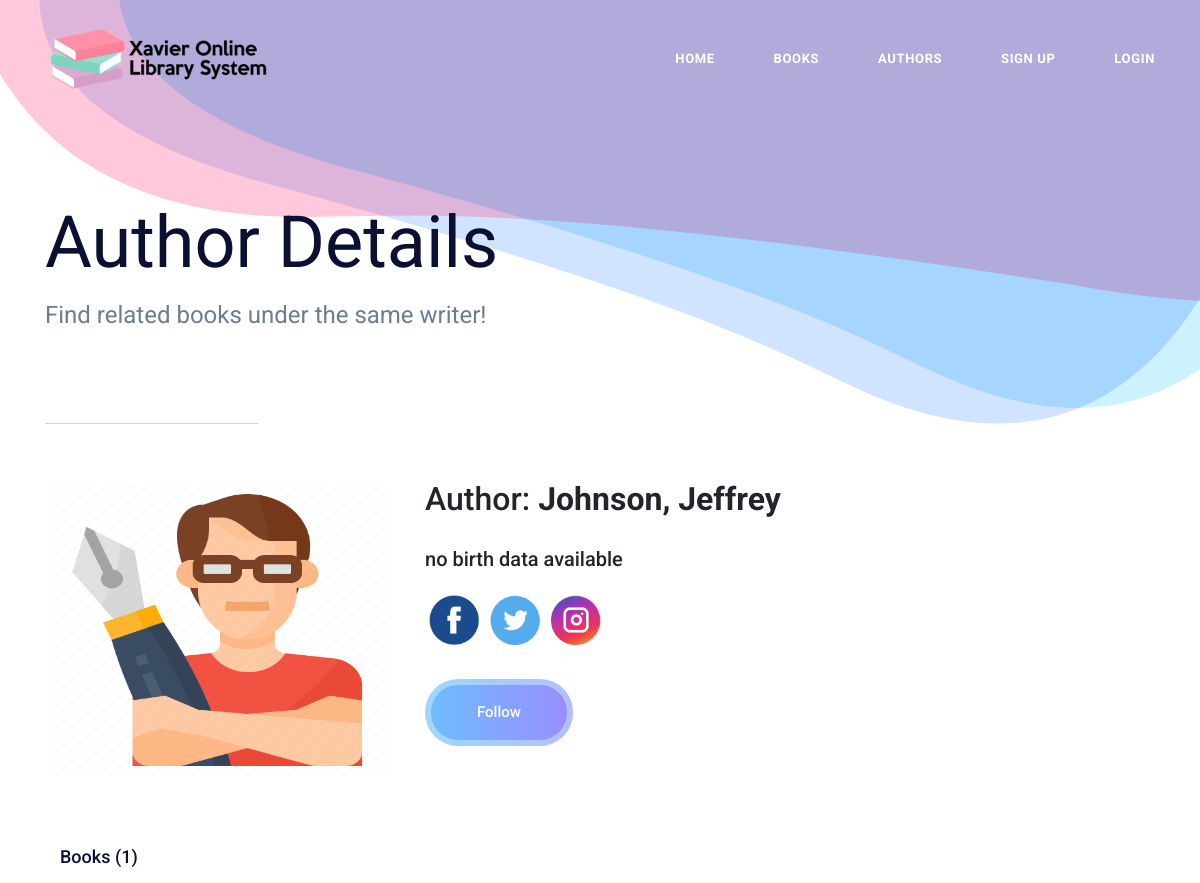
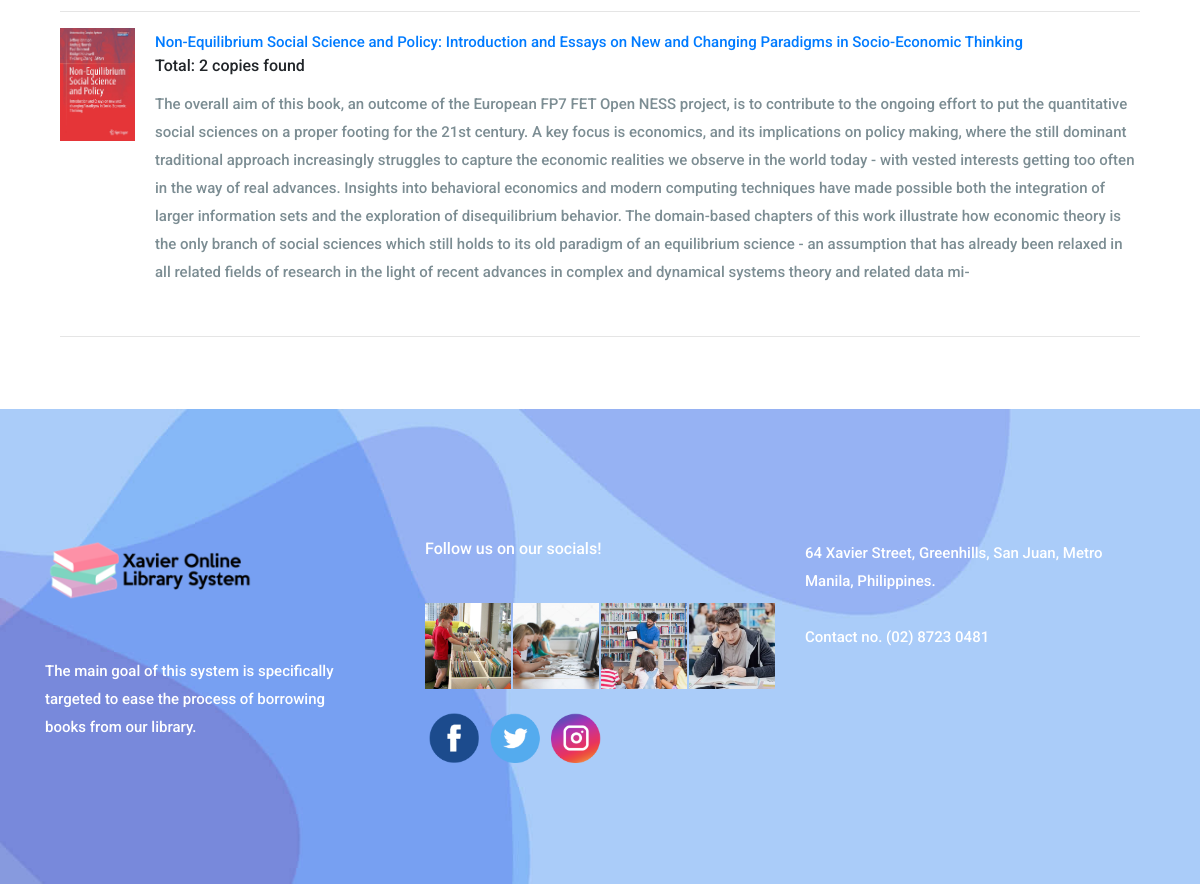
The app's page /catalog/author/1 with its own data (2 pictures, top to bottom).
### catalog/models.py (models this page shows, shortened)
class Author(models.Model):
	first_name = models.CharField(max_length=100)
	last_name = models.CharField(max_length=100)
	date_of_birth = models.DateField(null=True, blank=True)
	date_of_death = models.DateField('Died', null=True, blank=True)
	class Meta:
		ordering = ['last_name', 'first_name']

class Book(models.Model):
	title = models.CharField(max_length=200, help_text='Enter the title of the book')
	author = models.ManyToManyField('Author', help_text='Enter the author/s of the book')
	publisher = models.CharField(max_length=200, help_text='Enter the publisher of the book')
	year = models.PositiveSmallIntegerField(
		default=datetime.datetime.now().year,
		help_text='Enter the publication year',
		validators=[
            MaxValueValidator(9999),		# max year is 9999
            MinValueValidator(1400)			# min year is 1400 (oldest mechanically published book is around 1450s)
        ]
	)
	isbn = models.CharField('ISBN', max_length=13, help_text='13 Character ISBN number')
	call_number = models.PositiveSmallIntegerField(
		default='000',
		help_text='Call Number of the book',
		validators=[
            MaxValueValidator(999),			# max call number is 999, from Dewey Decimal System
            MinValueValidator(000)			# min call number is 000, from Dewey Decimal System
        ]
	)
	summary = models.TextField(max_length=1000, help_text='Enter a brief description of the book')
	book_cover = models.ImageField(default='bookcovers/no-cover.jpg', upload_to='bookcovers', height_field=None, width_field=None, max_length=100)
	class Meta:
		ordering = ['title']
	def display_authors(self):
		"""Create a string for the Authors. This is required to display authors in Admin."""
		return ', '.join(author.last_name + ", " + author.first_name for author in self.author.all())
	display_authors.short_description = 'Author/s'
	def get_absolute_url(self):
		return reverse('book-detail', args=[str(self.id)])

### catalog/views.py (the view)
# urls.py: path('author/<int:pk>', views.AuthorDetailView.as_view(), name='author-detail'), # author details page
class AuthorDetailView(generic.DetailView):
	model = Author

### catalog/templates/catalog/author_detail.html (shortened to what this page needs)
{% extends "base_generic.html" %}
{% load static %}
{% block content %}
        <section class="banner_area">
            <div class="container">
                <div class="banner_inner_text">
                    <h2>Author Details</h2>
                    <p>Find related books under the same writer!</p>
                </div>
            </div>
        </section>
		<br><br>
		<div class="container">
				<div class="row">
					<div class="col-md-4 d-inline-flex author-container">
						<img src = "{% static 'img/no-author-pic.png'%}">
					</div>
					<div class="col-md-7">
						<h2>Author: <b>{{ author.last_name }}, {{ author.first_name }}</b></h2><br>
						<h5>
								{% if author.date_of_birth and author.date_of_death %}
									{{author.date_of_birth}} - {{author.date_of_death}}
								{% elif not author.date_of_birth and author.date_of_death %}
									unknown - {{author.date_of_death}}
								{% elif author.date_of_birth and not author.date_of_death %}
									{{author.date_of_birth}} - present
								{% else %}
									no birth data available
								{% endif %}
						</h5>
						<div class="d-inline-flex">
								<div class="round-icons"><img src="{% static 'img/icon/fb-icon.png' %}" /></div>
								<div class="round-icons"><img src="{% static 'img/icon/twitter-icon.png' %}" /></div>
								<div class="round-icons"><img src="{% static 'img/icon/instagram-icon.png' %}" /></div>
						</div><br><br>
						<a class="more_btn" href="#">Follow</a>
					</div>
				</div>
		</div><br><br>
		<section class="blog_main_area">
			<div class="container">
				<div class="col-lg-12">
				<div class="single_blog_inner">
					<div class="blog_comment">
					<h3>Books ({{ author.book_set.all|length }})</h3><hr>
					{% if author.book_set.all %}
					{% for copy in author.book_set.all %}
					<div class="media">
					<div class='author-book-pic-container'>
						<img src="{{ copy.book_cover.url }}">
					</div>
					<div class="media-body">
						<a href="{{ copy.get_absolute_url }}">{{ copy.title }}</a>
						<h6>Total: {{ copy.bookinstance_set.all.count }} cop{% if copy.bookinstance_set.all.count > 1 or bookinstance_set.all.count == 0%}ies{% else %}y{% endif %} found</h6>
						<p>{{ copy.summary|linebreaks }}</p>
					</div>
					</div><hr><br>
					{% endfor %}
					{% else %}
						<p>There are no books from this author yet.</p>
					{% endif %}
					</div>
					</div>
				</div>
			</div>
		</section><br>
{% endblock %}

### catalog/static/css/style.css (style rules this page uses)
a { text-decoration: none; }
body { line-height: 28px; font-size: 15px; font-family: "Roboto", sans-serif; font-weight: 500; }
body, p, h1, h2, h3, h4, h5, h6 { margin: 0px; padding: 0px; }
.banner_area { position: relative; z-index: 3; overflow: hidden; }
.banner_area:before { content: ""; background: url(../img/banner/banner-bg.png) no-repeat scroll center right; position: absolute; right: 0px; top: 0px; height: 100%; max-width: 1233px; width: 100%; }
.banner_inner_text { padding-top: 200px; position: relative; padding-bottom: 95px; }
.banner_inner_text:before { content: ""; width: 213px; height: 1px; position: absolute; background: #ced0e0; left: 0px; bottom: 0px; }
.banner_inner_text h2 { font-size: 72px; color: #0b1033; font-family: "Roboto", sans-serif; font-weight: normal; }
.banner_inner_text p { font-size: 24px; color: #6b7d8e; font-family: "Roboto", sans-serif; font-weight: normal; padding-top: 15px; }
.more_btn { padding: 0px 46px; background-image: -webkit-gradient(linear, left top, right top, from(#6fbcfe), color-stop(51%, #998dff), to(#6fbcfe)); background-image: -webkit-linear-gradient(left, #6fbcfe 0%, #998dff 51%, #6fbcfe 100%); background-image: -o-linear-gradient(left, #6fbcfe 0%, #998dff 51%, #6fbcfe 100%); background-image: linear-gradient(to right, #6fbcfe 0%, #998dff 51%, #6fbcfe 100%); background-size: 200% auto; z-index: 2; display: inline-block; -webkit-transition: all 400ms ease-out; -o-transition: all 400ms ease-out; transition: all 400ms ease-out; text-align: center; color: #fff; font-size: 15px; font-family: "Roboto", sans-serif; line-height: 55px; border: 6px solid rgba(204, 241, 255, 0.5); border-radius: 33px; }
.blog_comment h3 { font-size: 18px; font-family: "Roboto", sans-serif; font-weight: 500; color: #0b1033; padding-bottom: 10px; padding-top: 10px; }
.blog_comment .media { margin-bottom: 20px; }
.blog_comment .media .media-body { padding-left: 20px; }
.blog_comment .media .media-body p { color: #7c8d93; font-family: "Roboto", sans-serif; font-weight: 500; font-size: 15px; line-height: 28px; padding-bottom: 15px; }

### catalog/static/css/style2.css (style rules this page uses)
.round-icons img { width: 60px; height: 60px; margin-top: 20px; }
.author-book-pic-container { width: 75px; }
.author-container { height: 300px; }
.author-book-pic-container img, .author-container img { height: auto; width: 100%; }
article, aside, details, figcaption, figure, footer, header, hgroup, menu, nav, section { display: block; }
strong, b { font-weight: bold; }
img { border: 0; max-width: 100%; }

### records on screen
Author: last_name "Johnson", first_name "Jeffrey", book_set.all|length "1"
Book: book_cover (picture), title "Non-Equilibrium Social Science and Policy: Introduction and Essays on New and Changing Paradigms in Socio-Economic Thinking", bookinstance_set.all.count "2", shows "ies", summary "The overall aim of this book, an outcome of the European FP7 FET Open NESS project, is to contribute to the ongoing effort to put the quantitative social sciences on a proper footing for the 21st century. A key focus is economics, and its implications on policy making, where the still dominant traditional approach increasingly struggles to capture the economic realities we observe in the world today - with vested interests getting too often in the way of real advances. Insights into behavioral economics and modern computing techniques have made possible both the integration of larger information sets and the exploration of disequilibrium behavior. The domain-based chapters of this work…"
